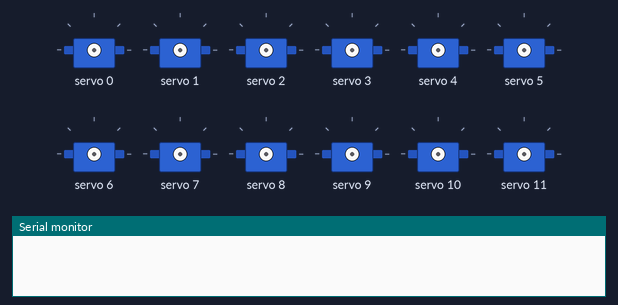
Recording of a sketch running on a simulated Arduino Uno, built with avr-gcc and run on an emulated ATmega328P. On the bench: 12 × servo, the last lines printed to the serial monitor.

Above: at 0.1 s.
At 9.4 s:
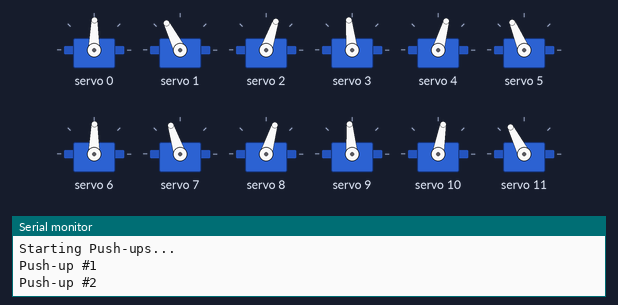
At 18.6 s:
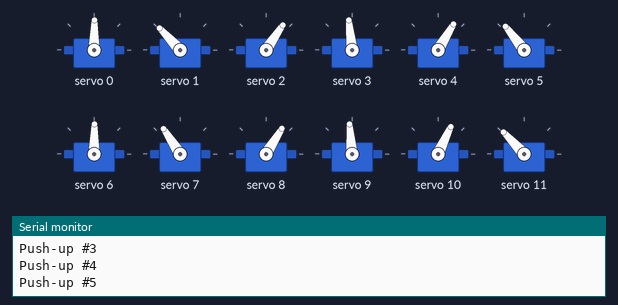
Timing chart, 0 to 21.2 s (numbered marks = the images above):
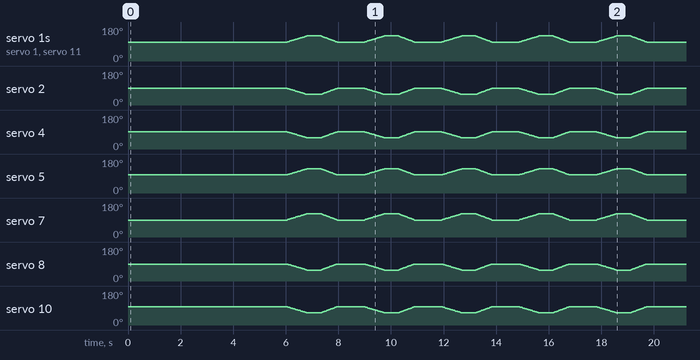

The sketch:

push_ups.ino
```cpp
/**
 * @file push_ups.ino
 * @brief Performs five synchronized push-ups after a five-second delay.
 *
 * Updated for rear-left, rear-right, front-left, front-right wiring.
 * Prior routine tested; this remapped repository revision needs a hardware retest.
 */

#include <Wire.h>
#include <Adafruit_PWMServoDriver.h>

constexpr uint8_t kPwmAddress = 0x40;
constexpr uint16_t kServoFrequencyHz = 60;
constexpr uint32_t kOscillatorFrequencyHz = 25000000;
constexpr uint16_t kServoMinPulseUs = 500;
constexpr uint16_t kServoMaxPulseUs = 2500;
constexpr int kServoAngleRangeDeg = 180;
constexpr uint8_t kServoCount = 12;
constexpr uint8_t kPushUpCount = 5;
constexpr int kPushUpTravelDeg = 30;

constexpr int8_t kServoOffsets[kServoCount] = {
    -3, 7, -4, 3, -1, 3, -3, -2, -2, 2, 4, 7};
constexpr uint8_t kLeftThighs[] = {1, 7};
constexpr uint8_t kLeftKnees[] = {2, 8};
constexpr uint8_t kRightThighs[] = {4, 10};
constexpr uint8_t kRightKnees[] = {5, 11};

Adafruit_PWMServoDriver pwm(kPwmAddress);

void setServoAngle(uint8_t channel, int targetAngleDeg);

void setup() {
  Serial.begin(19200);
  while (!Serial && millis() < 3000) {}

  pwm.begin();
  pwm.setOscillatorFrequency(kOscillatorFrequencyHz);
  pwm.setPWMFreq(kServoFrequencyHz);

  delay(1000);
  Serial.println("SpotMicro: Calibrated Synchronous Push-Ups");

  Serial.println("Moving to Home position...");
  for (uint8_t channel = 0; channel < kServoCount; ++channel) {
    setServoAngle(channel, 90);
  }

  Serial.println("Holding Home for 5 seconds...");
  delay(5000);

  Serial.println("Starting Push-ups...");
  for (uint8_t repetition = 1; repetition <= kPushUpCount; ++repetition) {
    Serial.print("Push-up #"); Serial.println(repetition);

    // --- GOING DOWN ---
    for (int offset = 0; offset <= kPushUpTravelDeg; ++offset) {
      for (uint8_t leg = 0; leg < 2; ++leg) {
        setServoAngle(kLeftThighs[leg], 90 + offset);
        setServoAngle(kLeftKnees[leg], 90 - offset);
        setServoAngle(kRightThighs[leg], 90 - offset);
        setServoAngle(kRightKnees[leg], 90 + offset);
      }
      delay(20);
    }

    delay(500);

    for (int offset = kPushUpTravelDeg; offset >= 0; --offset) {
      for (uint8_t leg = 0; leg < 2; ++leg) {
        setServoAngle(kLeftThighs[leg], 90 + offset);
        setServoAngle(kLeftKnees[leg], 90 - offset);
        setServoAngle(kRightThighs[leg], 90 - offset);
        setServoAngle(kRightKnees[leg], 90 + offset);
      }
      delay(15);
    }

    delay(1000);
  }

  Serial.println("Push-ups complete. Holding stance.");
}

void loop() {}

void setServoAngle(uint8_t channel, int targetAngleDeg) {
  if (channel >= kServoCount) {
    return;
  }
  const int calibratedAngle = constrain(
      targetAngleDeg + kServoOffsets[channel], 0, kServoAngleRangeDeg);
  const long pulseUs = map(
      calibratedAngle,
      0,
      kServoAngleRangeDeg,
      kServoMinPulseUs,
      kServoMaxPulseUs);
  pwm.writeMicroseconds(channel, pulseUs);
}
```
